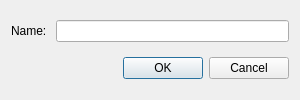
<?xml version="1.0" encoding="UTF-8"?>
<ui version="4.0">
 <class>MNADialog</class>
 <widget class="QDialog" name="MNADialog">
  <property name="geometry">
   <rect>
    <x>0</x>
    <y>0</y>
    <width>300</width>
    <height>100</height>
   </rect>
  </property>
  <property name="sizePolicy">
   <sizepolicy hsizetype="Minimum" vsizetype="Minimum">
    <horstretch>1</horstretch>
    <verstretch>0</verstretch>
   </sizepolicy>
  </property>
  <property name="minimumSize">
   <size>
    <width>300</width>
    <height>100</height>
   </size>
  </property>
  <property name="windowTitle">
   <string>MNA Dialog</string>
  </property>
  <layout class="QVBoxLayout" name="verticalLayout">
   <item>
    <layout class="QHBoxLayout" name="horizontalLayout">
     <item>
      <widget class="QLabel" name="mna_label">
       <property name="text">
        <string>Name: </string>
       </property>
      </widget>
     </item>
     <item>
      <widget class="QLineEdit" name="mna_lineEdit"/>
     </item>
    </layout>
   </item>
   <item>
    <layout class="QHBoxLayout" name="horizontalLayout_2">
     <item>
      <spacer name="horizontalSpacer">
       <property name="orientation">
        <enum>Qt::Horizontal</enum>
       </property>
       <property name="sizeHint" stdset="0">
        <size>
         <width>40</width>
         <height>20</height>
        </size>
       </property>
      </spacer>
     </item>
     <item>
      <widget class="QPushButton" name="mna_pushButtonOK">
       <property name="text">
        <string>OK</string>
       </property>
      </widget>
     </item>
     <item>
      <widget class="QPushButton" name="mna_pushButtonCancle">
       <property name="text">
        <string>Cancel</string>
       </property>
      </widget>
     </item>
    </layout>
   </item>
  </layout>
 </widget>
 <resources/>
 <connections/>
</ui>
